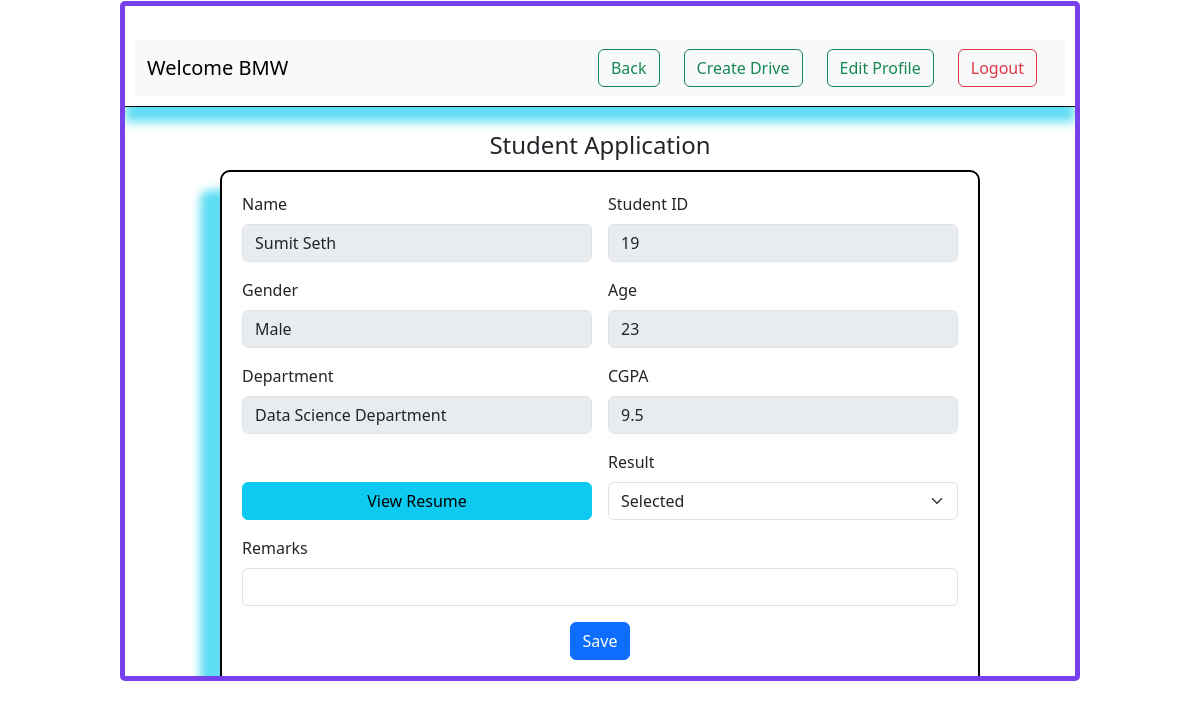
Page /company/applications/review/6/7 (signed in) on the earlier database version.
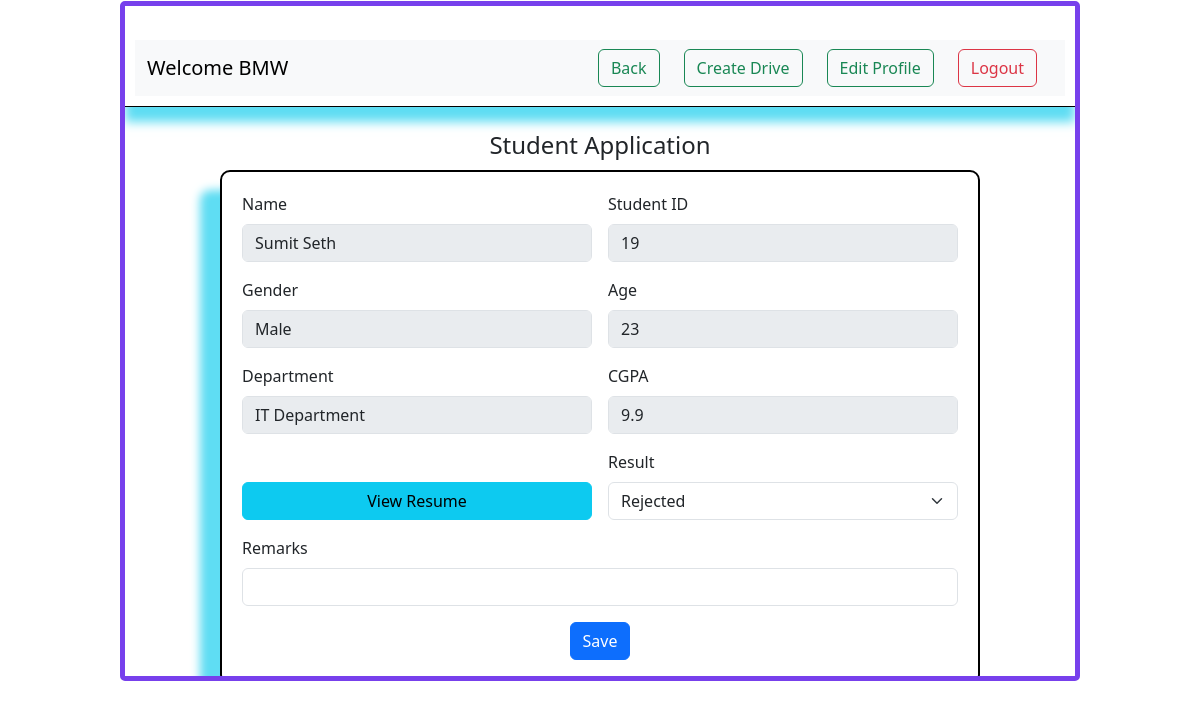
Same page on the later database version.
### application/models.py (models this page shows)
class User(db.Model) :
    id = db.Column(db.Integer, primary_key=True)
    username = db.Column(db.String(150), unique=True, nullable=False)
    email = db.Column(db.String(100), unique=True, nullable=False)
    password = db.Column(db.String(150), nullable=False)
    role = db.Column(db.String(20), nullable=False)    # 'admin', 'student', 'company'
    is_active = db.Column(db.Boolean, default=True)
    age = db.Column(db.Integer)
    gender = db.Column(db.String(20))
    department = db.Column(db.String(100))
    cgpa = db.Column(db.Float)
    resume = db.Column(db.String(200))
    brief = db.Column(db.Text)
    headquarter = db.Column(db.String(200))
    website = db.Column(db.String(200))
    hr_contact = db.Column(db.String(150))
    is_approved = db.Column(db.Boolean, default=False)
    applications = db.relationship('Application', backref='student', cascade='all, delete')  #If student is deleted -> applications also deleted.
    drives = db.relationship('PlacementDrive', backref='company', cascade="all, delete")     #If company is deleted -> drives also deleted

class Application(db.Model) :
    id = db.Column(db.Integer, primary_key=True)
    student_id = db.Column(db.Integer, db.ForeignKey('user.id'), nullable=False)
    drive_id = db.Column(db.Integer, db.ForeignKey('placement_drive.id'), nullable=False)
    application_date = db.Column(db.Date)
    status = db.Column(db.String(50), default='Applied')           # 'Applied', 'Shortlisted', 'Selected', 'Rejected'
    remarks = db.Column(db.Text)
    __table_args__ = (db.UniqueConstraint('student_id', 'drive_id', name='unique_application'),)     #to prevent duplicate applications

### application/controllers.py (the view, shortened to what this page needs)
@app.route("/company/applications/review/<int:app_id>/<int:drive_id>", methods=['GET', 'POST'])
def review(app_id, drive_id) :
        if 'user_id' not in session or session.get('role') != 'company':
            return redirect(url_for('login'))
        company = User.query.get(session['user_id'])
        drive = PlacementDrive.query.get(drive_id)
        application = Application.query.get(app_id)
        return render_template("companys_std_application.html", company=company, drive=drive, application=application)

### templates/companys_std_application.html (shortened to what the changed rows need)
<!DOCTYPE html>
<html lang="en">
<head>
    <link rel="stylesheet" href="{{ url_for('static', filename='style.css') }}">
    <link href="https://cdn.jsdelivr.net/npm/bootstrap@5.3.8/dist/css/bootstrap.min.css"
    rel="stylesheet">
</head>
<body>
    <div id="main">
        <div id="canvas"><br>
            <br>
            <div id="inside-content">
                <form action="{{ url_for('review', app_id=application.id, drive_id=drive.id, ) }}" method="post" class="row g-3">
                    <div class="col-md-6">
                        <label for="name" class="form-label">Name</label>
                        <input type="text" class="form-control" value="{{ application.student.username }}" aria-label="Disabled input example" disabled readonly>
                    </div>
                        <div class="col-md-6">
                        <label for="id" class="form-label">Student ID</label>
                        <input type="text" class="form-control" value="{{ application.student.id }}" aria-label="Disabled input example" disabled readonly>
                    </div>
                    <div class="col-md-6">
                        <label for="gender" class="form-label">Gender</label>
                        <input type="text" class="form-control" value="{{ application.student.gender }}" aria-label="Disabled input example" disabled readonly>
                    </div>
                    <div class="col-md-6">
                        <label for="age" class="form-label">Age</label>
                        <input type="text" class="form-control" value="{{ application.student.age }}" aria-label="Disabled input example" disabled readonly>
                    </div>
                    <div class="col-md-6">
                        <label for="department" class="form-label">Department</label>
                        <input type="text" class="form-control" value="{{ application.student.department }}" aria-label="Disabled input example" disabled readonly>
                    </div>
                    <div class="col-md-6">
                        <label for="cgpa" class="form-label">CGPA</label>
                        <input type="text" class="form-control" value="{{ application.student.cgpa }}" aria-label="Disabled input example" disabled readonly>
                    </div>
                    <div class="col-md-6">
                        <label for="status" class="form-label">Result</label>
                        <select class="form-select" id="status" name="status" required>
                            <option selected disabled>{{ application.status }}</option>
                        </select>
                    </div><br>
                </form>
            </div><br>
        </div>
    </div>
</body>
</html>

Differences in the rows shown:
changed User "Sumit Seth": student.department "Data Science Department" → "IT Department"; student.cgpa "9.5" → "9.9"
changed Application: status "Selected" → "Rejected"
